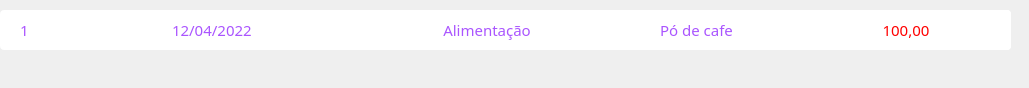
<?xml version="1.0" encoding="UTF-8"?>
<ui version="4.0">
 <class>Form</class>
 <widget class="QWidget" name="Form">
  <property name="geometry">
   <rect>
    <x>0</x>
    <y>0</y>
    <width>1029</width>
    <height>88</height>
   </rect>
  </property>
  <property name="windowTitle">
   <string>Form</string>
  </property>
  <widget class="QFrame" name="pequenoHistoricoEntrada">
   <property name="geometry">
    <rect>
     <x>0</x>
     <y>10</y>
     <width>1011</width>
     <height>40</height>
    </rect>
   </property>
   <property name="minimumSize">
    <size>
     <width>0</width>
     <height>40</height>
    </size>
   </property>
   <property name="maximumSize">
    <size>
     <width>16777215</width>
     <height>40</height>
    </size>
   </property>
   <property name="styleSheet">
    <string notr="true">background-color: rgb(255, 255, 255);
border-radius:4px;</string>
   </property>
   <property name="frameShape">
    <enum>QFrame::StyledPanel</enum>
   </property>
   <property name="frameShadow">
    <enum>QFrame::Raised</enum>
   </property>
   <layout class="QHBoxLayout" name="horizontalLayout_126">
    <property name="spacing">
     <number>0</number>
    </property>
    <property name="leftMargin">
     <number>20</number>
    </property>
    <property name="topMargin">
     <number>0</number>
    </property>
    <property name="rightMargin">
     <number>0</number>
    </property>
    <property name="bottomMargin">
     <number>0</number>
    </property>
    <item>
     <widget class="QFrame" name="frame_196">
      <property name="maximumSize">
       <size>
        <width>152</width>
        <height>16777215</height>
       </size>
      </property>
      <property name="styleSheet">
       <string notr="true"/>
      </property>
      <property name="frameShape">
       <enum>QFrame::StyledPanel</enum>
      </property>
      <property name="frameShadow">
       <enum>QFrame::Raised</enum>
      </property>
      <layout class="QVBoxLayout" name="verticalLayout_167">
       <property name="spacing">
        <number>0</number>
       </property>
       <property name="leftMargin">
        <number>0</number>
       </property>
       <property name="topMargin">
        <number>0</number>
       </property>
       <property name="rightMargin">
        <number>0</number>
       </property>
       <property name="bottomMargin">
        <number>0</number>
       </property>
       <item>
        <widget class="QLabel" name="codigo">
         <property name="maximumSize">
          <size>
           <width>150</width>
           <height>16777215</height>
          </size>
         </property>
         <property name="font">
          <font>
           <family>Segoe UI Semibold</family>
           <pointsize>11</pointsize>
          </font>
         </property>
         <property name="styleSheet">
          <string notr="true">color: rgb(170, 85, 255);</string>
         </property>
         <property name="text">
          <string>1</string>
         </property>
         <property name="alignment">
          <set>Qt::AlignLeading|Qt::AlignLeft|Qt::AlignVCenter</set>
         </property>
        </widget>
       </item>
      </layout>
     </widget>
    </item>
    <item>
     <widget class="QFrame" name="frame_197">
      <property name="styleSheet">
       <string notr="true"/>
      </property>
      <property name="frameShape">
       <enum>QFrame::StyledPanel</enum>
      </property>
      <property name="frameShadow">
       <enum>QFrame::Raised</enum>
      </property>
      <layout class="QVBoxLayout" name="verticalLayout_169">
       <property name="spacing">
        <number>0</number>
       </property>
       <property name="leftMargin">
        <number>0</number>
       </property>
       <property name="topMargin">
        <number>0</number>
       </property>
       <property name="rightMargin">
        <number>0</number>
       </property>
       <property name="bottomMargin">
        <number>0</number>
       </property>
       <item>
        <widget class="QLabel" name="data">
         <property name="maximumSize">
          <size>
           <width>16777215</width>
           <height>38</height>
          </size>
         </property>
         <property name="font">
          <font>
           <family>Segoe UI Semibold</family>
           <pointsize>11</pointsize>
          </font>
         </property>
         <property name="styleSheet">
          <string notr="true">color: rgb(170, 85, 255);</string>
         </property>
         <property name="text">
          <string>12/04/2022</string>
         </property>
         <property name="alignment">
          <set>Qt::AlignLeading|Qt::AlignLeft|Qt::AlignVCenter</set>
         </property>
        </widget>
       </item>
      </layout>
     </widget>
    </item>
    <item>
     <widget class="QFrame" name="frame_198">
      <property name="styleSheet">
       <string notr="true"/>
      </property>
      <property name="frameShape">
       <enum>QFrame::StyledPanel</enum>
      </property>
      <property name="frameShadow">
       <enum>QFrame::Raised</enum>
      </property>
      <layout class="QVBoxLayout" name="verticalLayout_170">
       <property name="spacing">
        <number>0</number>
       </property>
       <property name="leftMargin">
        <number>0</number>
       </property>
       <property name="topMargin">
        <number>0</number>
       </property>
       <property name="rightMargin">
        <number>0</number>
       </property>
       <property name="bottomMargin">
        <number>0</number>
       </property>
       <item>
        <widget class="QLabel" name="categoria">
         <property name="font">
          <font>
           <family>Segoe UI Semibold</family>
           <pointsize>11</pointsize>
          </font>
         </property>
         <property name="styleSheet">
          <string notr="true">color: rgb(170, 85, 255);</string>
         </property>
         <property name="text">
          <string>Alimentação</string>
         </property>
         <property name="alignment">
          <set>Qt::AlignCenter</set>
         </property>
        </widget>
       </item>
      </layout>
     </widget>
    </item>
    <item>
     <widget class="QFrame" name="frame_250">
      <property name="styleSheet">
       <string notr="true"/>
      </property>
      <property name="frameShape">
       <enum>QFrame::StyledPanel</enum>
      </property>
      <property name="frameShadow">
       <enum>QFrame::Raised</enum>
      </property>
      <layout class="QHBoxLayout" name="horizontalLayout_127">
       <property name="spacing">
        <number>0</number>
       </property>
       <property name="leftMargin">
        <number>0</number>
       </property>
       <property name="topMargin">
        <number>0</number>
       </property>
       <property name="rightMargin">
        <number>0</number>
       </property>
       <property name="bottomMargin">
        <number>0</number>
       </property>
       <item>
        <widget class="QFrame" name="frame_251">
         <property name="styleSheet">
          <string notr="true"/>
         </property>
         <property name="frameShape">
          <enum>QFrame::StyledPanel</enum>
         </property>
         <property name="frameShadow">
          <enum>QFrame::Raised</enum>
         </property>
         <layout class="QHBoxLayout" name="horizontalLayout_128">
          <property name="leftMargin">
           <number>0</number>
          </property>
          <property name="topMargin">
           <number>0</number>
          </property>
          <property name="rightMargin">
           <number>0</number>
          </property>
          <property name="bottomMargin">
           <number>0</number>
          </property>
          <item>
           <widget class="QLabel" name="complemento">
            <property name="font">
             <font>
              <family>Segoe UI Semibold</family>
              <pointsize>11</pointsize>
             </font>
            </property>
            <property name="styleSheet">
             <string notr="true">color: rgb(170, 85, 255);</string>
            </property>
            <property name="text">
             <string>Pó de cafe</string>
            </property>
            <property name="alignment">
             <set>Qt::AlignCenter</set>
            </property>
           </widget>
          </item>
         </layout>
        </widget>
       </item>
      </layout>
     </widget>
    </item>
    <item>
     <widget class="QFrame" name="frame_199">
      <property name="styleSheet">
       <string notr="true"/>
      </property>
      <property name="frameShape">
       <enum>QFrame::StyledPanel</enum>
      </property>
      <property name="frameShadow">
       <enum>QFrame::Raised</enum>
      </property>
      <layout class="QVBoxLayout" name="verticalLayout_171">
       <property name="leftMargin">
        <number>0</number>
       </property>
       <property name="topMargin">
        <number>0</number>
       </property>
       <property name="rightMargin">
        <number>0</number>
       </property>
       <property name="bottomMargin">
        <number>0</number>
       </property>
       <item>
        <widget class="QLabel" name="valor">
         <property name="font">
          <font>
           <family>Segoe UI Semibold</family>
           <pointsize>11</pointsize>
          </font>
         </property>
         <property name="styleSheet">
          <string notr="true">color: rgb(255, 0, 0)</string>
         </property>
         <property name="text">
          <string>100,00</string>
         </property>
         <property name="alignment">
          <set>Qt::AlignCenter</set>
         </property>
        </widget>
       </item>
      </layout>
     </widget>
    </item>
   </layout>
  </widget>
 </widget>
 <resources/>
 <connections/>
</ui>
